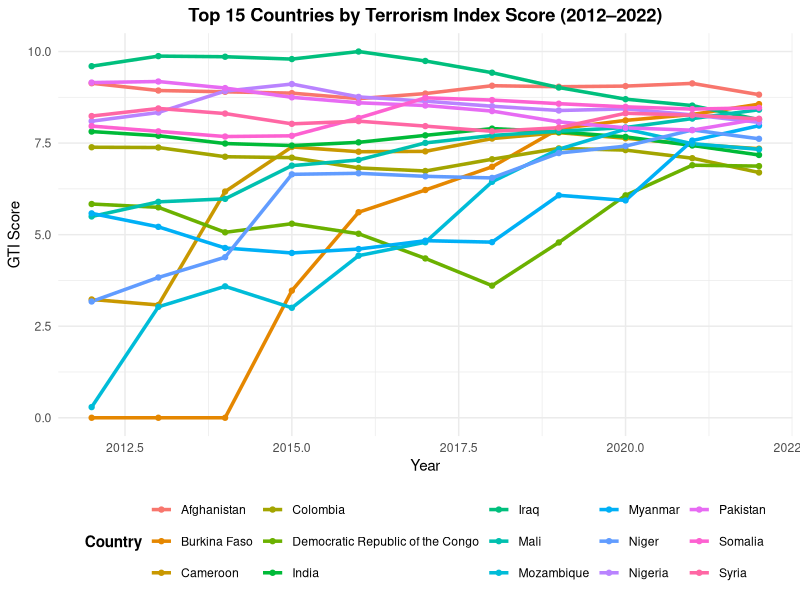
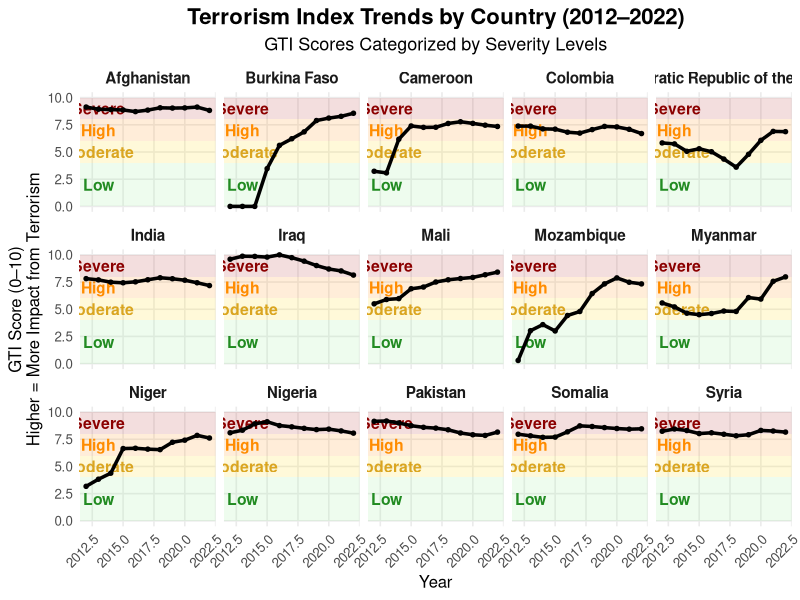

Write the R code that produced these figures, in order.
## ---- chunk 1
library(readxl)
library(dplyr)
library(tidyr)
library(ggplot2)

# Load the data
df <- read_excel("data/Global Terrorism Index 2023.xlsx", sheet = "Overall Scores")

# Convert to long format
long_df <- df %>%
  pivot_longer(cols = matches("^[0-9]{4} Score$"), names_to = "Year", values_to = "Score") %>%
  mutate(Year = as.integer(gsub(" Score", "", Year)))

# Filter top 15 countries based on latest score
top15 <- df %>%
  select(Country, `2022 Score`) %>%
  arrange(desc(`2022 Score`)) %>%
  slice(1:15) %>%
  pull(Country)

filtered_df <- long_df %>%
  filter(Country %in% top15)
## ---- chunk 2
# Plot the data
ggplot(filtered_df, aes(x = Year, y = Score, color = Country)) +
  geom_line(linewidth = 1.2) +   # ← updated here
  geom_point() +
  theme_minimal() +
  labs(title = "Top 15 Countries by Terrorism Index Score (2012–2022)",
       y = "GTI Score",
       x = "Year",
       color = "Country") +
  theme(plot.title = element_text(hjust = 0.5, face = "bold"),
        legend.position = "bottom",
        legend.title = element_text(face = "bold"))

## ---- chunk 3
library(ggplot2)
library(dplyr)

ggplot(filtered_df, aes(x = Year, y = Score)) +
  # Severity background bands (more visible)
  annotate("rect", xmin = -Inf, xmax = Inf, ymin = 8, ymax = 10,
           fill = "#B22222", alpha = 0.15) +
  annotate("rect", xmin = -Inf, xmax = Inf, ymin = 6, ymax = 8,
           fill = "#FF8C00", alpha = 0.15) +
  annotate("rect", xmin = -Inf, xmax = Inf, ymin = 4, ymax = 6,
           fill = "#FFD700", alpha = 0.15) +
  annotate("rect", xmin = -Inf, xmax = Inf, ymin = 0, ymax = 4,
           fill = "#90EE90", alpha = 0.15) +
  
  # Add labels to indicate severity zones
  annotate("text", x = 2013, y = 9, label = "Severe", color = "#8B0000", size = 4, fontface = "bold") +
  annotate("text", x = 2013, y = 7, label = "High", color = "#FF8C00", size = 4, fontface = "bold") +
  annotate("text", x = 2013, y = 5, label = "Moderate", color = "#DAA520", size = 4, fontface = "bold") +
  annotate("text", x = 2013, y = 2, label = "Low", color = "#228B22", size = 4, fontface = "bold") +

  # Main line chart
  geom_line(color = "#000000", linewidth = 1.2) +
  geom_point(color = "#000000", size = 1.2) +
  
  # Faceted by country
  facet_wrap(~Country, ncol = 5) +
  theme_minimal(base_size = 12) +
  labs(
    title = "Terrorism Index Trends by Country (2012–2022)",
    subtitle = "GTI Scores Categorized by Severity Levels",
    x = "Year",
    y = "GTI Score (0–10)\nHigher = More Impact from Terrorism"
  ) +
  theme(
    plot.title = element_text(size = 16, face = "bold", hjust = 0.5),
    plot.subtitle = element_text(size = 13, hjust = 0.5),
    strip.text = element_text(size = 11, face = "bold"),
    axis.text.x = element_text(angle = 45, hjust = 1),
    panel.grid.minor = element_blank()
  )

